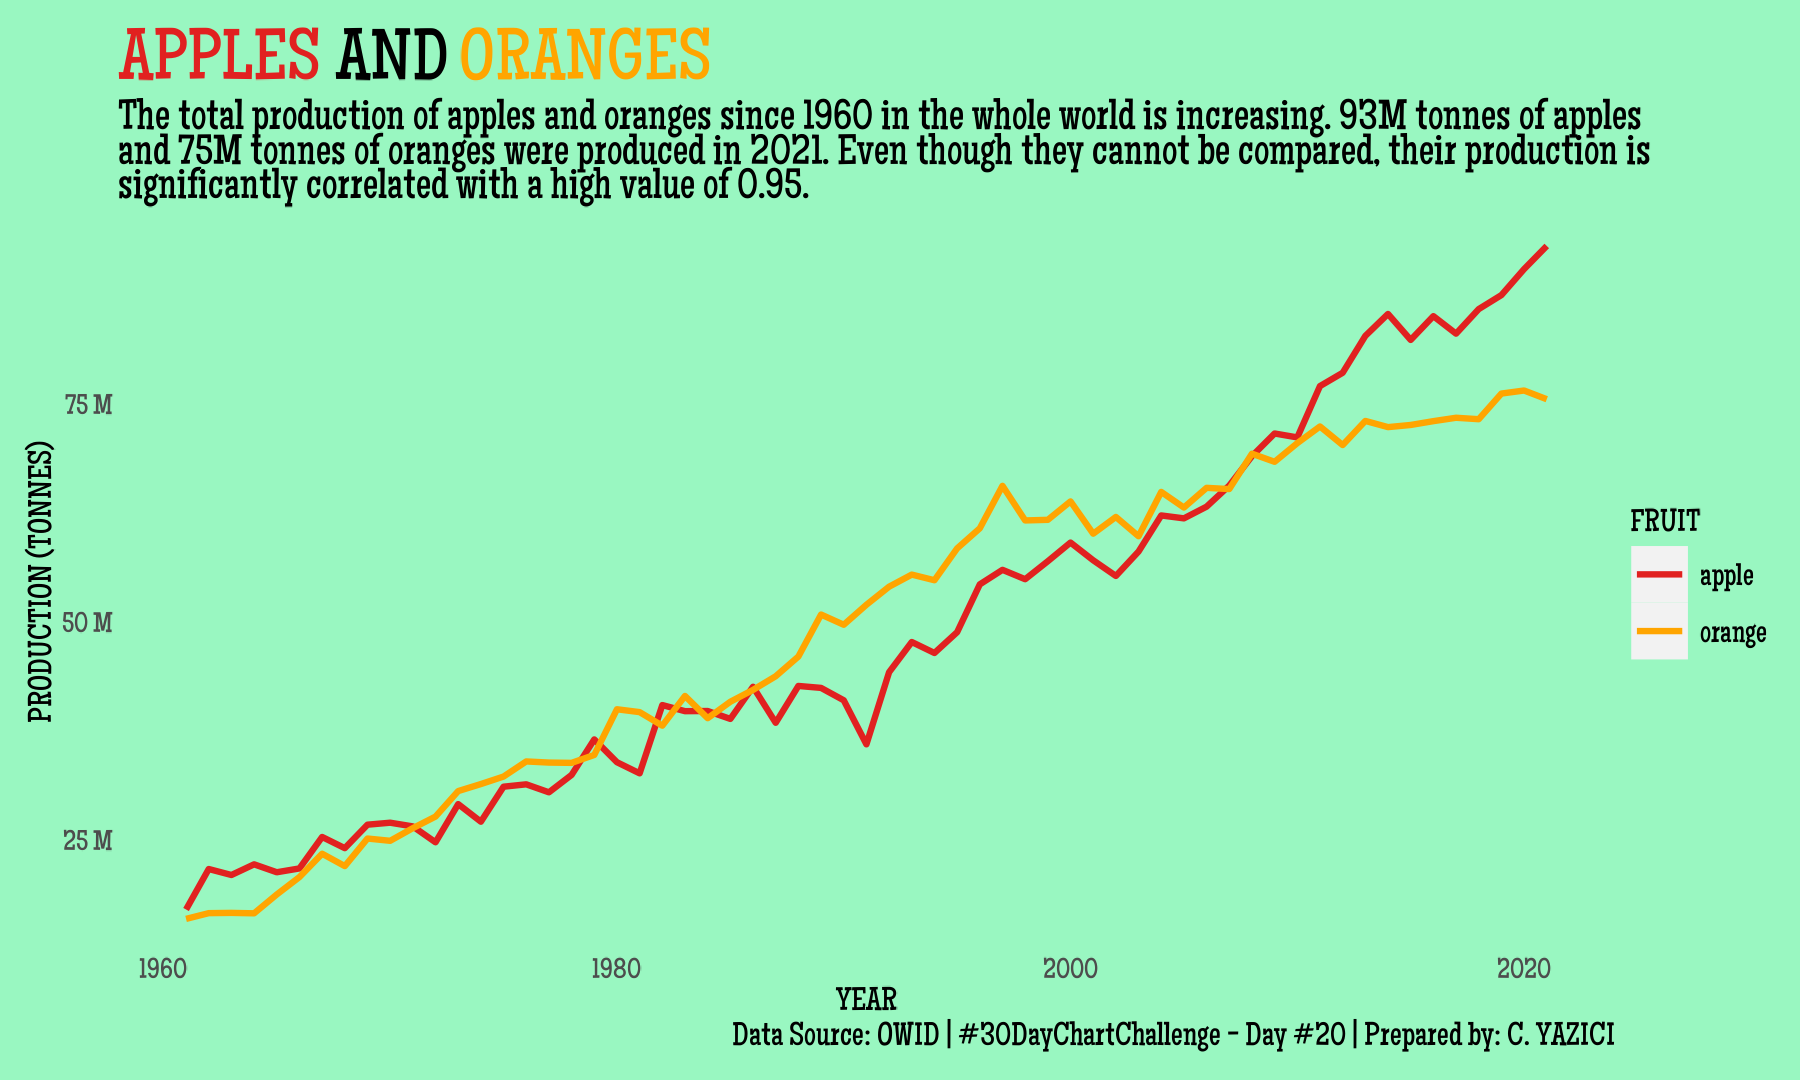

The R source for this figure:
library(readxl)
library(janitor)
library(gganimate)
library(showtext)
library(ggtext)

# Font in the Plot

font_add_google('Maiden Orange', 'mo')
showtext_auto()

# Data Import - Apples

apple_data <- read.csv("Apples.csv") %>%
  clean_names() %>%
  select(-product) %>%
  filter(country == "World") %>%
  select(country, production_t, year) %>%
  dplyr::rename("apple" = production_t)

# Data Import - Oranges

orange_data <- read.csv("Oranges.csv") %>%
  clean_names() %>%
  select(-product) %>%
  filter(country == "World") %>%
  select(country, production_t, year) %>%
  dplyr::rename("orange" = production_t)

# The combination of the data sets

all_data <- apple_data %>%
  left_join(orange_data, by = c("country", "year")) %>%
  pivot_longer(-c(country, year), values_to = "values")

# The correlation

cor.test(apple_data$apple, orange_data$orange) # 0.952

subtitle_text <- str_wrap("\nThe total production of apples and oranges since 1960 in the 
whole world is increasing. 93M tonnes of apples and 75M tonnes of oranges were 
produced in 2021. Even though they cannot be compared, their production 
is significantly correlated with a high value of 0.95.", 110)

title_text <- "<span style='color:#e12120'>APPLES 
               <span style='color:black'>AND <span style='color:#FFA500'>ORANGES"

# The Plot

p <- ggplot(all_data) +
  geom_line(aes(x = year, y = values, color = name), linewidth = 3) +
  scale_y_continuous(labels = label_number(suffix = " M", scale = 1e-6)) +
  scale_colour_manual(values = c("apple" = "#e12120",
                                 "orange" = "#FFA500")) +
  labs(title = title_text,
       subtitle = subtitle_text,
       x = "YEAR",
       y = "PRODUCTION (TONNES)",
       colour = "FRUIT",
       caption = "Data Source: OWID | #30DayChartChallenge - Day #20 | Prepared by: C. YAZICI") +
  theme(panel.background = element_rect(fill = "#99F7C1", color = NA),
        plot.background = element_rect(fill = "#99F7C1", color = NA),
        panel.grid = element_blank(),
        axis.ticks = element_blank(),
        axis.title = element_text(family = "mo", size = 25),
        axis.text = element_text(family = "mo", size = 22),
        legend.title = element_text(family = "mo", size = 24),
        legend.text = element_text(family = "mo", size = 23),
        legend.background = element_rect(fill = "#99F7C1"),
        legend.key.height = unit(2.0, 'cm'),
        legend.key.width = unit(2.0, 'cm'),
        plot.caption = element_text(family = "mo", size = 25, hjust = 1),
        plot.title = element_markdown(family = "mo", size = 55, hjust = 0),
        plot.subtitle = element_text(family = "mo", size = 32, hjust = 0),
        plot.margin = unit(c(1, 1, 1, 1), "cm"))



# Save the Plot

ggsave("Day20.png", p, width = 25, height = 15, dpi = 72)

